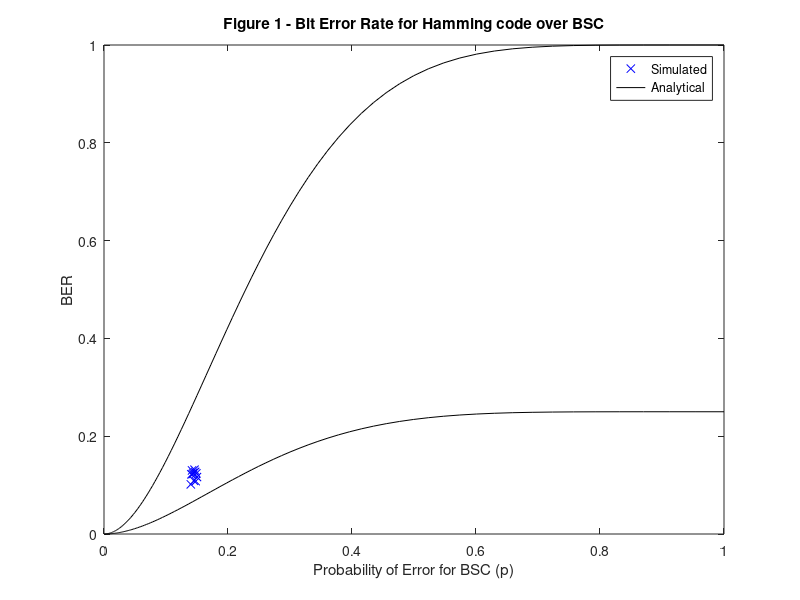
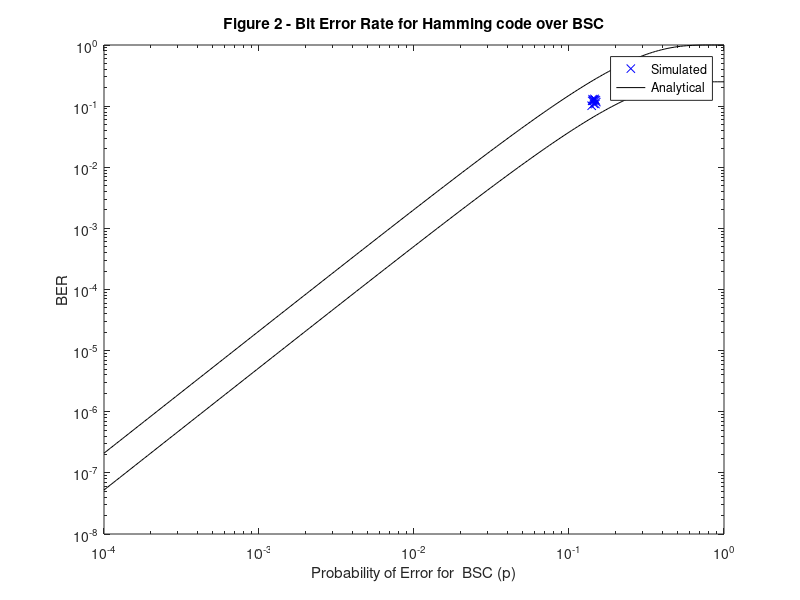

Here is the MATLAB script that generated these plots, in order:
% Jordan Rice
% ELEC 476 (Random Signals and Noise)
% Hamming (7,4) Code Simulation 


%Defining Variables for Hamming (7,4) simulation

k = 4;		                % Number of message bits per block
n = 7;		                % Number of codeword bits per block
p_vector = 0.14:0.001:0.15;          % Vector of p values; probability of bit error for BSC
N = length(p_vector);           % Length of p_vector
RUNS = 500;                    % Number of runs


% Codeword Table

xtable =    [0 0 0 0 0 0 0; ...
             1 1 0 1 0 0 0; ...
             0 1 1 0 1 0 0; ...
             1 0 1 1 1 0 0; ...
             1 1 1 0 0 1 0; ...
             0 0 1 1 0 1 0; ...
             1 0 0 0 1 1 0; ...
             0 1 0 1 1 1 0; ...
             1 0 1 0 0 0 1; ...
             0 1 1 1 0 0 1; ...
             1 1 0 0 1 0 1; ...
             0 0 0 1 1 0 1; ...
             0 1 0 0 0 1 1; ...
             1 0 0 1 0 1 1; ...
             0 0 1 0 1 1 1; ...
             1 1 1 1 1 1 1;];

     
for (p_i=1:N)
    
    error = 0;                    % Count the number of errors
    p=p_vector(p_i);
    
    for (r=1:RUNS)           %Generate a block of 4 message bits

        
    z = unifrnd(0, 1, 1, 4);    %Random 4 bit string of 0's and 1's
    w = round(z);               %Round the value of z

        
%Locate the row index, binary to dec. conversion:

    m = w(1) + w(2)*2 + w(3)*4 + w(4)*8;
    x = xtable(m + 1, :);
    z = unifrnd(0, 1, 1, 7);    % Random 7 bit string of 0's and 1's
    zi = find(z <= p);          % Error locations

% Error Vector

    e = zeros(1,7);             % Creates a 7 bit string of 0's
    e(zi) = ones(size(zi));     % Creates a string of 1's the size of z
    y = xor(x,e);               % Exclusive OR your x value and e value 
    
% Approximate the code word

        for(q=1:16)    
        dH(q) = sum(xor(y, xtable(q,:)));   % Compare codeword to received vector
            
            if(dH(q)<=1)      
            wh = xtable(q, 4:7); % wh matches with distance of 1 or less
            end
        end

% Count the number of Errors
        dHw = sum(xor(w,wh));
        error = error + dHw;
    end
    BER(p_i) = error/(RUNS*4);    % Calculate the Bit Error Rate
    P(p_i)=p;                   % Store the value of p 
end



Ps=logspace(-4,0,200);
Pb_high = 1 - ((1-Ps).^7 + 7.*(1-Ps).^6.*Ps);    
Pb_low = (1 - ((1-Ps).^7 + 7.*(1-Ps).^6.*Ps))/k;    



figure(1)
plot(P, BER, 'bx', Ps, Pb_high, 'k-', Ps, Pb_low, 'k-')
legend('Simulated','Analytical')
xlabel('Probability of Error for BSC (p)')
ylabel('BER')
title('Figure 1 - Bit Error Rate for Hamming code over BSC')


figure(2)
loglog(P, BER, 'bx', Ps, Pb_high, 'k-', Ps, Pb_low, 'k-')
legend('Simulated','Analytical')
xlabel('Probability of Error for  BSC (p)')
ylabel('BER')
title('Figure 2 - Bit Error Rate for Hamming code over BSC')